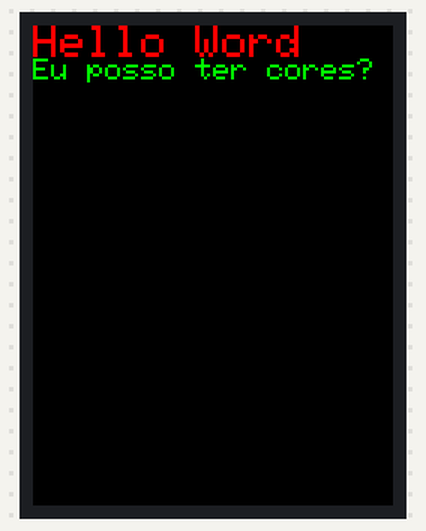
The sketch below on a simulated ESP32. Parts: 240×320 colour display.

Above: at 0.2 s.

The sketch:

sketch.ino
```cpp
#include "SPI.h"
#include "Adafruit_GFX.h"
#include "Adafruit_ILI9341.h"

#define TFT_DC 2
#define TFT_CS 5

Adafruit_ILI9341 tft = Adafruit_ILI9341(TFT_CS, TFT_DC);

void setup() {
  tft.begin();

  tft.setCursor(0, 0);
  tft.setTextColor(ILI9341_RED);
  tft.setTextSize(3);
  tft.println("Hello Word");

  tft.setCursor(0, 22);
  tft.setTextColor(ILI9341_GREEN);
  tft.setTextSize(2);
  tft.println("Eu posso ter cores?");
}

void loop() { }
```
